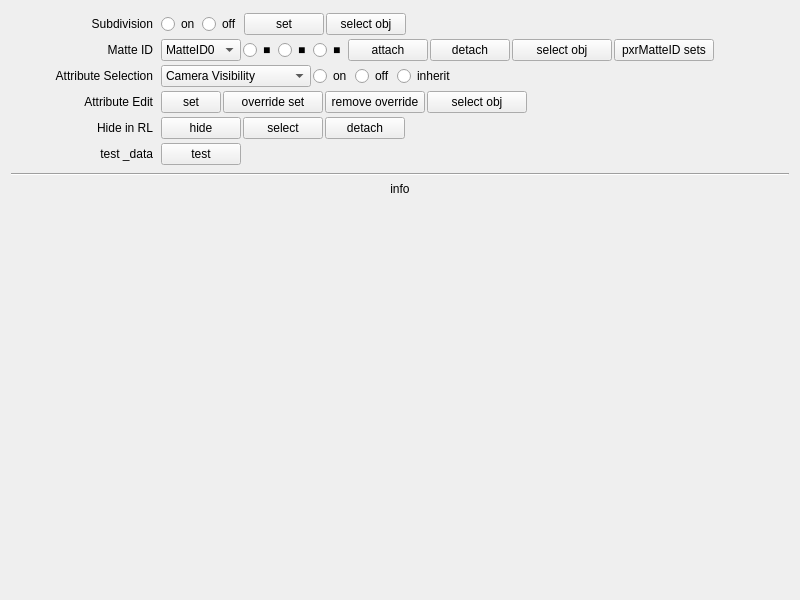
<?xml version="1.0" encoding="UTF-8"?>
<ui version="4.0">
 <class>main_widget</class>
 <widget class="QWidget" name="main_widget">
  <property name="geometry">
   <rect>
    <x>0</x>
    <y>0</y>
    <width>800</width>
    <height>600</height>
   </rect>
  </property>
  <property name="windowTitle">
   <string>Form</string>
  </property>
  <layout class="QVBoxLayout" name="verticalLayout">
   <item>
    <layout class="QFormLayout" name="flag_commend_layout">
     <property name="fieldGrowthPolicy">
      <enum>QFormLayout::ExpandingFieldsGrow</enum>
     </property>
     <property name="formAlignment">
      <set>Qt::AlignLeading|Qt::AlignLeft|Qt::AlignTop</set>
     </property>
     <property name="horizontalSpacing">
      <number>8</number>
     </property>
     <property name="verticalSpacing">
      <number>4</number>
     </property>
     <property name="leftMargin">
      <number>2</number>
     </property>
     <property name="topMargin">
      <number>2</number>
     </property>
     <property name="rightMargin">
      <number>2</number>
     </property>
     <property name="bottomMargin">
      <number>2</number>
     </property>
     <item row="0" column="0">
      <widget class="QLabel" name="subdivision_label">
       <property name="minimumSize">
        <size>
         <width>140</width>
         <height>0</height>
        </size>
       </property>
       <property name="maximumSize">
        <size>
         <width>140</width>
         <height>16777215</height>
        </size>
       </property>
       <property name="text">
        <string>Subdivision</string>
       </property>
       <property name="alignment">
        <set>Qt::AlignRight|Qt::AlignTrailing|Qt::AlignVCenter</set>
       </property>
      </widget>
     </item>
     <item row="0" column="1">
      <layout class="QHBoxLayout" name="horizontalLayout_11">
       <property name="spacing">
        <number>2</number>
       </property>
       <item>
        <widget class="QRadioButton" name="subDivisionOn_RB">
         <property name="text">
          <string>on</string>
         </property>
        </widget>
       </item>
       <item>
        <widget class="QRadioButton" name="subDivisionOff_RB">
         <property name="text">
          <string>off</string>
         </property>
        </widget>
       </item>
       <item>
        <widget class="QPushButton" name="subdivisionSet_PB">
         <property name="maximumSize">
          <size>
           <width>150</width>
           <height>16777215</height>
          </size>
         </property>
         <property name="text">
          <string>set</string>
         </property>
        </widget>
       </item>
       <item>
        <widget class="QPushButton" name="subdivisionSelect_PB">
         <property name="text">
          <string>select obj</string>
         </property>
        </widget>
       </item>
       <item>
        <spacer name="horizontalSpacer_4">
         <property name="orientation">
          <enum>Qt::Horizontal</enum>
         </property>
         <property name="sizeHint" stdset="0">
          <size>
           <width>40</width>
           <height>20</height>
          </size>
         </property>
        </spacer>
       </item>
      </layout>
     </item>
     <item row="1" column="0">
      <widget class="QLabel" name="matteId_label">
       <property name="minimumSize">
        <size>
         <width>140</width>
         <height>0</height>
        </size>
       </property>
       <property name="maximumSize">
        <size>
         <width>140</width>
         <height>16777215</height>
        </size>
       </property>
       <property name="text">
        <string>Matte ID</string>
       </property>
       <property name="alignment">
        <set>Qt::AlignRight|Qt::AlignTrailing|Qt::AlignVCenter</set>
       </property>
      </widget>
     </item>
     <item row="1" column="1">
      <layout class="QHBoxLayout" name="exportName_layout">
       <property name="spacing">
        <number>2</number>
       </property>
       <item>
        <widget class="QComboBox" name="matteIdNum_combobox">
         <property name="minimumSize">
          <size>
           <width>80</width>
           <height>0</height>
          </size>
         </property>
         <property name="maximumSize">
          <size>
           <width>80</width>
           <height>16777215</height>
          </size>
         </property>
         <item>
          <property name="text">
           <string>MatteID0</string>
          </property>
         </item>
         <item>
          <property name="text">
           <string>MatteID1</string>
          </property>
         </item>
         <item>
          <property name="text">
           <string>MatteID2</string>
          </property>
         </item>
         <item>
          <property name="text">
           <string>MatteID3</string>
          </property>
         </item>
         <item>
          <property name="text">
           <string>MatteID4</string>
          </property>
         </item>
         <item>
          <property name="text">
           <string>MatteID5</string>
          </property>
         </item>
         <item>
          <property name="text">
           <string>MatteID6</string>
          </property>
         </item>
         <item>
          <property name="text">
           <string>MatteID7</string>
          </property>
         </item>
        </widget>
       </item>
       <item>
        <widget class="QRadioButton" name="matteIdRed_RB">
         <property name="text">
          <string>■</string>
         </property>
         <property name="iconSize">
          <size>
           <width>16</width>
           <height>16</height>
          </size>
         </property>
        </widget>
       </item>
       <item>
        <widget class="QRadioButton" name="matteIdGreen_RB">
         <property name="text">
          <string>■</string>
         </property>
        </widget>
       </item>
       <item>
        <widget class="QRadioButton" name="matteIdBlue_RB">
         <property name="text">
          <string>■</string>
         </property>
        </widget>
       </item>
       <item>
        <widget class="QPushButton" name="matteIdAttach_PB">
         <property name="minimumSize">
          <size>
           <width>80</width>
           <height>0</height>
          </size>
         </property>
         <property name="maximumSize">
          <size>
           <width>80</width>
           <height>16777215</height>
          </size>
         </property>
         <property name="text">
          <string>attach</string>
         </property>
        </widget>
       </item>
       <item>
        <widget class="QPushButton" name="matteIdDetach_PB">
         <property name="minimumSize">
          <size>
           <width>80</width>
           <height>0</height>
          </size>
         </property>
         <property name="maximumSize">
          <size>
           <width>80</width>
           <height>16777215</height>
          </size>
         </property>
         <property name="text">
          <string>detach</string>
         </property>
        </widget>
       </item>
       <item>
        <widget class="QPushButton" name="matteIdSelect_PB">
         <property name="minimumSize">
          <size>
           <width>100</width>
           <height>0</height>
          </size>
         </property>
         <property name="maximumSize">
          <size>
           <width>100</width>
           <height>16777215</height>
          </size>
         </property>
         <property name="text">
          <string>select obj</string>
         </property>
        </widget>
       </item>
       <item>
        <widget class="QPushButton" name="matteIdPxrMatteId_PB">
         <property name="minimumSize">
          <size>
           <width>100</width>
           <height>0</height>
          </size>
         </property>
         <property name="maximumSize">
          <size>
           <width>100</width>
           <height>16777215</height>
          </size>
         </property>
         <property name="text">
          <string>pxrMatteID sets</string>
         </property>
        </widget>
       </item>
       <item>
        <spacer name="horizontalSpacer_11">
         <property name="orientation">
          <enum>Qt::Horizontal</enum>
         </property>
         <property name="sizeHint" stdset="0">
          <size>
           <width>40</width>
           <height>20</height>
          </size>
         </property>
        </spacer>
       </item>
      </layout>
     </item>
     <item row="2" column="0">
      <widget class="QLabel" name="label">
       <property name="minimumSize">
        <size>
         <width>140</width>
         <height>0</height>
        </size>
       </property>
       <property name="maximumSize">
        <size>
         <width>140</width>
         <height>16777215</height>
        </size>
       </property>
       <property name="text">
        <string>Attribute Selection</string>
       </property>
       <property name="alignment">
        <set>Qt::AlignRight|Qt::AlignTrailing|Qt::AlignVCenter</set>
       </property>
      </widget>
     </item>
     <item row="2" column="1">
      <layout class="QHBoxLayout" name="commonAttr_layout">
       <property name="spacing">
        <number>2</number>
       </property>
       <item>
        <widget class="QComboBox" name="commonAttr_comboBox">
         <property name="minimumSize">
          <size>
           <width>150</width>
           <height>0</height>
          </size>
         </property>
         <property name="maximumSize">
          <size>
           <width>150</width>
           <height>16777215</height>
          </size>
         </property>
         <item>
          <property name="text">
           <string>Camera Visibility</string>
          </property>
         </item>
         <item>
          <property name="text">
           <string>Indirect Visibility</string>
          </property>
         </item>
         <item>
          <property name="text">
           <string>Transmission Visibility</string>
          </property>
         </item>
         <item>
          <property name="text">
           <string>Matte Object</string>
          </property>
         </item>
         <item>
          <property name="text">
           <string>Hold Out</string>
          </property>
         </item>
        </widget>
       </item>
       <item>
        <widget class="QRadioButton" name="commonAttrOn_RP">
         <property name="minimumSize">
          <size>
           <width>40</width>
           <height>0</height>
          </size>
         </property>
         <property name="maximumSize">
          <size>
           <width>40</width>
           <height>16777215</height>
          </size>
         </property>
         <property name="text">
          <string>on</string>
         </property>
        </widget>
       </item>
       <item>
        <widget class="QRadioButton" name="commonAttrOff_RP">
         <property name="minimumSize">
          <size>
           <width>40</width>
           <height>0</height>
          </size>
         </property>
         <property name="maximumSize">
          <size>
           <width>40</width>
           <height>16777215</height>
          </size>
         </property>
         <property name="text">
          <string>off</string>
         </property>
        </widget>
       </item>
       <item>
        <widget class="QRadioButton" name="commonAttrInherit_RP">
         <property name="minimumSize">
          <size>
           <width>60</width>
           <height>0</height>
          </size>
         </property>
         <property name="maximumSize">
          <size>
           <width>60</width>
           <height>16777215</height>
          </size>
         </property>
         <property name="text">
          <string>inherit</string>
         </property>
        </widget>
       </item>
       <item>
        <spacer name="horizontalSpacer_2">
         <property name="orientation">
          <enum>Qt::Horizontal</enum>
         </property>
         <property name="sizeHint" stdset="0">
          <size>
           <width>40</width>
           <height>20</height>
          </size>
         </property>
        </spacer>
       </item>
      </layout>
     </item>
     <item row="5" column="0">
      <widget class="QLabel" name="testt_label">
       <property name="minimumSize">
        <size>
         <width>140</width>
         <height>0</height>
        </size>
       </property>
       <property name="maximumSize">
        <size>
         <width>140</width>
         <height>16777215</height>
        </size>
       </property>
       <property name="text">
        <string>test _data</string>
       </property>
       <property name="alignment">
        <set>Qt::AlignRight|Qt::AlignTrailing|Qt::AlignVCenter</set>
       </property>
      </widget>
     </item>
     <item row="5" column="1">
      <layout class="QHBoxLayout" name="test_layout">
       <property name="spacing">
        <number>2</number>
       </property>
       <item>
        <widget class="QPushButton" name="test_PB">
         <property name="text">
          <string>test</string>
         </property>
        </widget>
       </item>
       <item>
        <spacer name="horizontalSpacer_12">
         <property name="orientation">
          <enum>Qt::Horizontal</enum>
         </property>
         <property name="sizeHint" stdset="0">
          <size>
           <width>40</width>
           <height>20</height>
          </size>
         </property>
        </spacer>
       </item>
      </layout>
     </item>
     <item row="3" column="0">
      <widget class="QLabel" name="attrEdit_label">
       <property name="minimumSize">
        <size>
         <width>140</width>
         <height>0</height>
        </size>
       </property>
       <property name="maximumSize">
        <size>
         <width>140</width>
         <height>16777215</height>
        </size>
       </property>
       <property name="text">
        <string> Attribute Edit</string>
       </property>
       <property name="alignment">
        <set>Qt::AlignRight|Qt::AlignTrailing|Qt::AlignVCenter</set>
       </property>
      </widget>
     </item>
     <item row="3" column="1">
      <layout class="QHBoxLayout" name="attrEdit_layout">
       <property name="spacing">
        <number>2</number>
       </property>
       <item>
        <widget class="QPushButton" name="commonAttrSet_PB">
         <property name="minimumSize">
          <size>
           <width>60</width>
           <height>0</height>
          </size>
         </property>
         <property name="maximumSize">
          <size>
           <width>60</width>
           <height>16777215</height>
          </size>
         </property>
         <property name="text">
          <string>set</string>
         </property>
        </widget>
       </item>
       <item>
        <widget class="QPushButton" name="commonAttrOverrideSet_PB">
         <property name="minimumSize">
          <size>
           <width>100</width>
           <height>0</height>
          </size>
         </property>
         <property name="maximumSize">
          <size>
           <width>100</width>
           <height>16777215</height>
          </size>
         </property>
         <property name="text">
          <string>override set</string>
         </property>
        </widget>
       </item>
       <item>
        <widget class="QPushButton" name="commonAttrOverrideRemove_PB">
         <property name="minimumSize">
          <size>
           <width>100</width>
           <height>0</height>
          </size>
         </property>
         <property name="maximumSize">
          <size>
           <width>100</width>
           <height>16777215</height>
          </size>
         </property>
         <property name="text">
          <string>remove override</string>
         </property>
        </widget>
       </item>
       <item>
        <widget class="QPushButton" name="commonAttrSelectObj_PB">
         <property name="minimumSize">
          <size>
           <width>100</width>
           <height>0</height>
          </size>
         </property>
         <property name="maximumSize">
          <size>
           <width>100</width>
           <height>16777215</height>
          </size>
         </property>
         <property name="text">
          <string>select obj</string>
         </property>
        </widget>
       </item>
       <item>
        <spacer name="horizontalSpacer">
         <property name="orientation">
          <enum>Qt::Horizontal</enum>
         </property>
         <property name="sizeHint" stdset="0">
          <size>
           <width>40</width>
           <height>20</height>
          </size>
         </property>
        </spacer>
       </item>
      </layout>
     </item>
     <item row="4" column="0">
      <widget class="QLabel" name="label_2">
       <property name="minimumSize">
        <size>
         <width>140</width>
         <height>0</height>
        </size>
       </property>
       <property name="maximumSize">
        <size>
         <width>140</width>
         <height>16777215</height>
        </size>
       </property>
       <property name="text">
        <string>Hide in RL</string>
       </property>
       <property name="alignment">
        <set>Qt::AlignRight|Qt::AlignTrailing|Qt::AlignVCenter</set>
       </property>
      </widget>
     </item>
     <item row="4" column="1">
      <layout class="QHBoxLayout" name="horizontalLayout">
       <property name="spacing">
        <number>2</number>
       </property>
       <item>
        <widget class="QPushButton" name="hideInRlHide_PB">
         <property name="text">
          <string>hide</string>
         </property>
        </widget>
       </item>
       <item>
        <widget class="QPushButton" name="hideInRlSelect_PB">
         <property name="text">
          <string>select</string>
         </property>
        </widget>
       </item>
       <item>
        <widget class="QPushButton" name="hideInRlDetach_PB">
         <property name="text">
          <string>detach</string>
         </property>
        </widget>
       </item>
       <item>
        <spacer name="horizontalSpacer_3">
         <property name="orientation">
          <enum>Qt::Horizontal</enum>
         </property>
         <property name="sizeHint" stdset="0">
          <size>
           <width>40</width>
           <height>20</height>
          </size>
         </property>
        </spacer>
       </item>
      </layout>
     </item>
    </layout>
   </item>
   <item>
    <widget class="Line" name="line">
     <property name="orientation">
      <enum>Qt::Horizontal</enum>
     </property>
    </widget>
   </item>
   <item>
    <widget class="QLabel" name="info_label">
     <property name="text">
      <string>info</string>
     </property>
     <property name="alignment">
      <set>Qt::AlignCenter</set>
     </property>
    </widget>
   </item>
   <item>
    <spacer name="verticalSpacer">
     <property name="orientation">
      <enum>Qt::Vertical</enum>
     </property>
     <property name="sizeHint" stdset="0">
      <size>
       <width>20</width>
       <height>40</height>
      </size>
     </property>
    </spacer>
   </item>
  </layout>
 </widget>
 <resources/>
 <connections/>
</ui>
